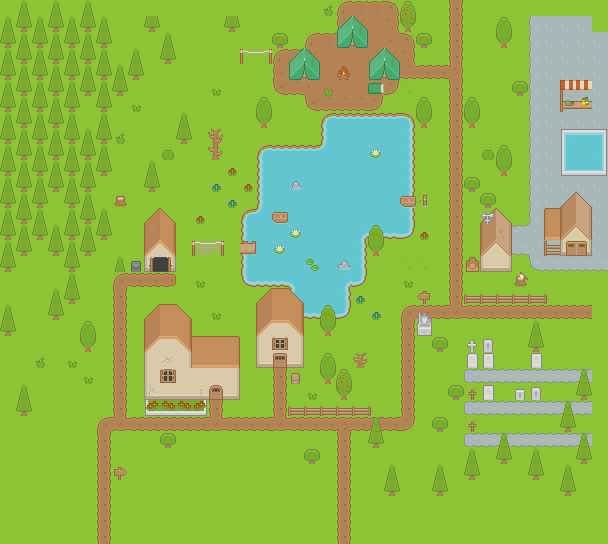

A level layout from a 2D game, rendered from its tile map. Below: a short description, then the map file with tile-grid data replaced by summaries:
An orthogonal 38x34 tile map with 16x16 px tiles, 5 tile layers (Ground/terrain, Ground overlay, Objects, Doors/windows/roof, ...).

<map version="1.0" tiledversion="1.0.2" orientation="orthogonal" infinite="0" renderorder="right-down" width="38" height="34" tilewidth="16" tileheight="16" nextobjectid="1">
 <tileset firstgid="1" name="Roguelike" tilewidth="16" tileheight="16" spacing="1" tilecount="1767" columns="57">
  <image source="../textures/roguelikeSheet_transparent.png" width="968" height="526" />
 </tileset>
 <layer name="Ground/terrain" width="38" height="34">
  <data>[1292 cells, 1292 non-empty, 14 distinct tile ids]</data>
 </layer>
 <layer name="Ground overlay" width="38" height="34">
  <data>[1292 cells, 126 non-empty, 20 distinct tile ids]</data>
 </layer>
 <layer name="Objects" width="38" height="34">
  <data>[1292 cells, 412 non-empty, 75 distinct tile ids]</data>
 </layer>
 <layer name="Doors/windows/roof" width="38" height="34">
  <data>[1292 cells, 77 non-empty, 47 distinct tile ids]</data>
 </layer>
 <layer name="Roof object" width="38" height="34">
  <data>[1292 cells, 1 non-empty, 1 distinct tile ids]</data>
 </layer>
</map>
